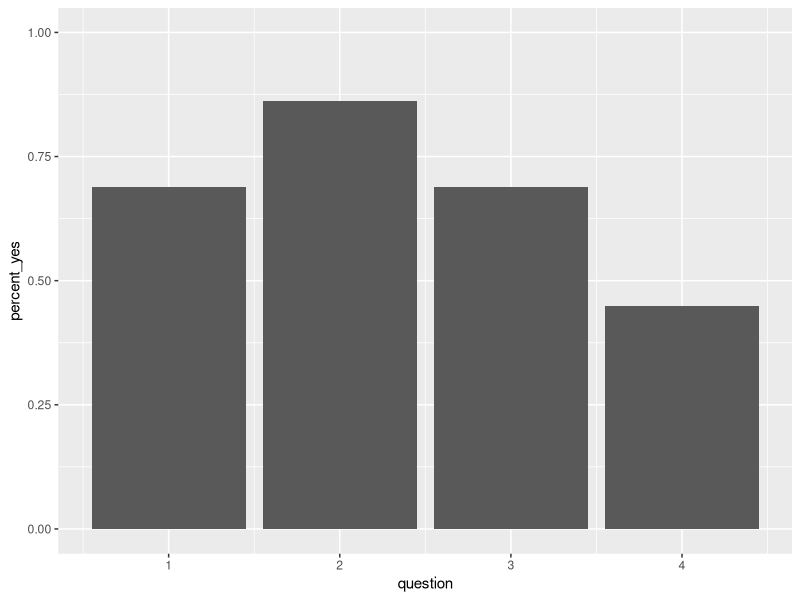
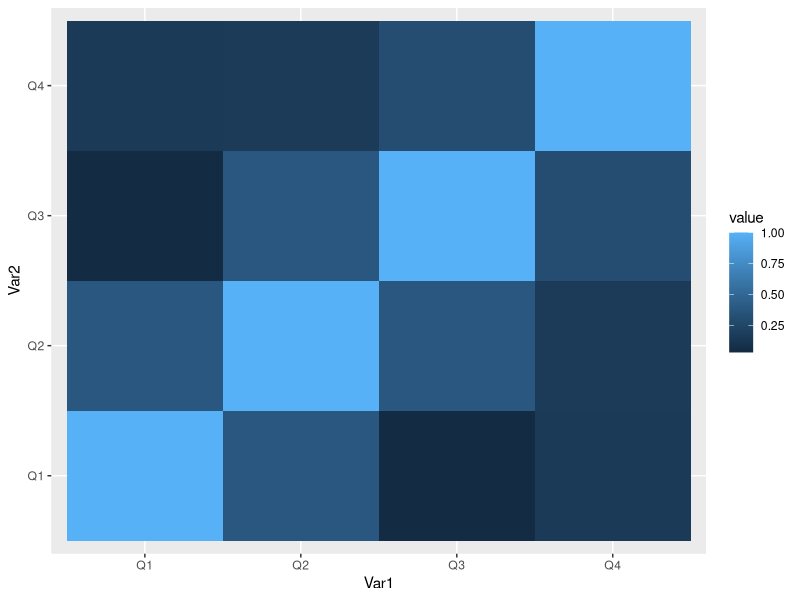

Here is the R script that generated these plots, in order: (Note: a time limit stopped this script after it produced the figures.)
#!/usr/bin/env Rscript

library(ggplot2)
library(reshape2)

# Personality test data
results <- data.frame(
  rbind(
    c(0,0,0,0),
    c(0,0,0,0),
    c(0,0,1,1),
    c(0,1,0,0),
    c(0,1,1,0),
    c(0,1,1,0),
    c(0,1,1,0),
    c(0,1,1,1),
    c(0,1,1,1),
    c(1,0,0,0),
    c(1,1,0,0),
    c(1,1,0,0),
    c(1,1,0,0),
    c(1,1,0,1),
    c(1,1,0,1),
    c(1,1,1,0),
    c(1,1,1,0),
    c(1,1,1,0),
    c(1,1,1,0),
    c(1,1,1,0),
    c(1,1,1,0),
    c(1,1,1,1),
    c(1,1,1,1),
    c(1,1,1,1),
    c(1,1,1,1),
    c(1,1,1,1),
    c(1,1,1,1),
    c(1,1,1,1),
    c(1,1,1,1)
  )
)
colnames(results) <- c("Q1", "Q2", "Q3", "Q4")

percent_answered <- data.frame(
  question=c(1,2,3,4),
  percent_yes=colSums(results) / nrow(results)
)

# Plot the percentage of yeses per question
p <- (
  ggplot(data=percent_answered, aes(x=question, y=percent_yes))
  + geom_bar(stat="identity")
  + ylim(0, 1)
)
x11()
print(p)

# Plot a heatmap of correlation values
correlation_matrix = cor(results)
melted_correlation_matrix = melt(correlation_matrix)

p <- (
  ggplot(
    data=melted_correlation_matrix,
    aes(x=Var1, y=Var2, fill=value)
  ) +
  geom_tile()
)
x11()
print(p)

# Wait for user to kill script
Sys.sleep(999999999999)
